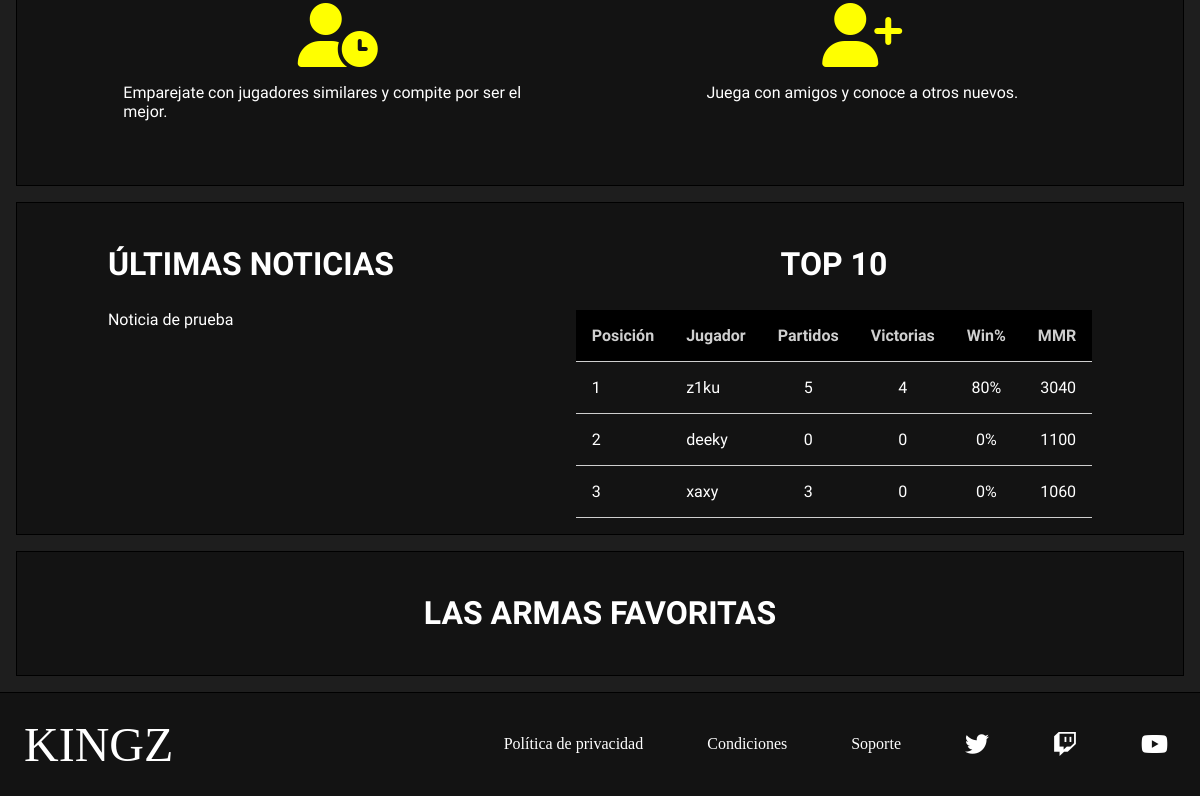
Before: / (lower part) with the older database file.
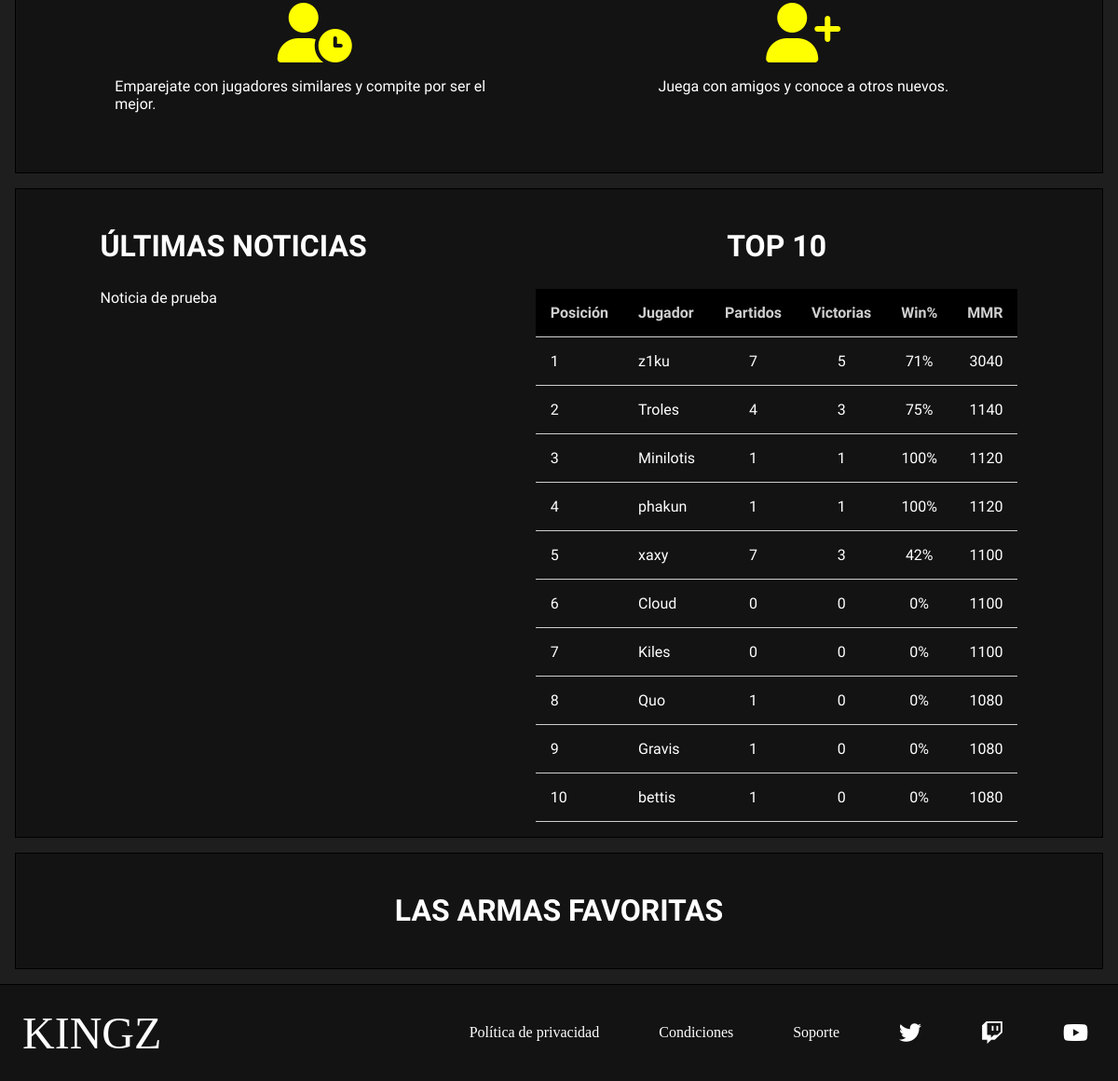
After: the same page with the newer database file.
### tables this page shows
CREATE TABLE `noticia` (
  `id` bigint(20) UNSIGNED NOT NULL,
  `titulo` varchar(50) NOT NULL,
  `texto` varchar(500) NOT NULL,
  `foto` varchar(50) NOT NULL,
  `fecha` date NOT NULL
);

CREATE TABLE `usuario` (
  `id` bigint(20) UNSIGNED NOT NULL,
  `nick` varchar(20) NOT NULL,
  `pass` varchar(100) NOT NULL,
  `correo` varchar(50) DEFAULT NULL,
  `foto` varchar(50) DEFAULT NULL,
  `mmr` int(5) UNSIGNED DEFAULT NULL,
  `estado` tinyint(1) UNSIGNED DEFAULT NULL,
  `en_partida` tinyint(1) UNSIGNED DEFAULT NULL,
  `buscando` tinyint(1) UNSIGNED DEFAULT NULL
);

### index.php (the view, shortened to what this page needs)
<?php
    require_once "php/funciones.php";
?>
<!DOCTYPE html>
<html lang="en">
<head>
    <link rel="stylesheet" href="css/estilos.css">
    <link rel="stylesheet" href="https://cdnjs.cloudflare.com/ajax/libs/font-awesome/6.2.0/css/all.min.css" />
</head>
<body>
    <main>
        <section id="bienvenida">
            <div class="div_wrapper">
                <article>
                    <i class="fa-solid fa-user-clock"></i>
                    <p>
                        Emparejate con jugadores similares y compite por ser el mejor.
                    </p>
                </article>
                <article>
                    <i class="fa-solid fa-user-plus"></i>
                    <p>
                        Juega con amigos y conoce a otros nuevos.
                    </p>
                </article>
            </div>
        </section>
        <section id="contendor_noticias_ranking">
            <div id="ultimas_noticias">
                <h2>ÚLTIMAS NOTICIAS</h2>
                <?php
                    $noticias=ultimas_noticias();
                    if($noticias!=null){
                        for($i=0;$i<count($noticias);$i++){
                            echo '<p><a href="php/noticia.php?id_noticia='.$noticias[$i]['id'].'">'.$noticias[$i]['titulo'].'</a></p>';
                        }
                    }
                ?>
            </div>
            <div id="mini_ranking">
                <h2>TOP 10</h2>
                <table>
                    <thead>
                        <tr>
                            <th>Posición</th>
                            <th>Jugador</th>
                            <th>Partidos</th>
                            <th>Victorias</th>
                            <th>Win%</th>
                            <th>MMR</th>
                        </tr>
                    </thead>
                    <tbody>
                        <?php
                            $jugadores=obtener_top10();
                            if($jugadores!=null){
                                for($i=0;$i<count($jugadores);$i++){
                                    $rank=obtener_rank_jugador($jugadores[$i]['id']);
                                    $partidas_totales=partidas_totales($jugadores[$i]['id']);
                                    $partidas_ganadas=partidas_ganadas($jugadores[$i]['id']);
                                    if($partidas_totales>0){
                                        $win_rate=($partidas_ganadas/$partidas_totales) * 100;
                                    }else{
                                        $win_rate=0;
                                    }
                                    $win_truncado = intval($win_rate);
                                    echo '<tr>
                                        <td>'.$rank.'</td>
                                        <td><a href="php/ver_perfil.php?id_player='.$jugadores[$i]['id'].'">'.$jugadores[$i]['nick'].'</a></td>
                                        <td>'.$partidas_totales.'</td>
                                        <td>'.$partidas_ganadas.'</td>
                                        <td>'.$win_truncado.'%</td>
                                        <td>'.$jugadores[$i]['mmr'].'</td>
                                    </tr>';
                                }
                            }
                        ?>
                    </tbody>
                </table>
            </div>
        </section>
        <section id="seccion_weapons">
            <h2>LAS ARMAS FAVORITAS</h2>
        </section>
    </main>
</body>
</html>

Changed rows visible on the page:
no longer on this page (row edited): usuario: rank "2", nick "deeky", partidas_totales "0", partidas_ganadas "0", win_truncado "0", mmr "1100"
changed usuario "z1ku": partidas_totales "5" → "7"; partidas_ganadas "4" → "5"; win_truncado "80" → "71"
added usuario: rank "2", nick "Troles", partidas_totales "4", partidas_ganadas "3", win_truncado "75", mmr "1140"
added usuario: rank "3", nick "Minilotis", partidas_totales "1", partidas_ganadas "1", win_truncado "100", mmr "1120"
added usuario: rank "4", nick "phakun", partidas_totales "1", partidas_ganadas "1", win_truncado "100", mmr "1120"
changed usuario "xaxy": rank "3" → "5"; partidas_totales "3" → "7"; partidas_ganadas "0" → "3"; win_truncado "0" → "42"; mmr "1060" → "1100"
added usuario: rank "6", nick "Cloud", partidas_totales "0", partidas_ganadas "0", win_truncado "0", mmr "1100"
added usuario: rank "7", nick "Kiles", partidas_totales "0", partidas_ganadas "0", win_truncado "0", mmr "1100"
added usuario: rank "8", nick "Quo", partidas_totales "1", partidas_ganadas "0", win_truncado "0", mmr "1080"
added usuario: rank "9", nick "Gravis", partidas_totales "1", partidas_ganadas "0", win_truncado "0", mmr "1080"
added usuario: rank "10", nick "bettis", partidas_totales "1", partidas_ganadas "0", win_truncado "0", mmr "1080"
